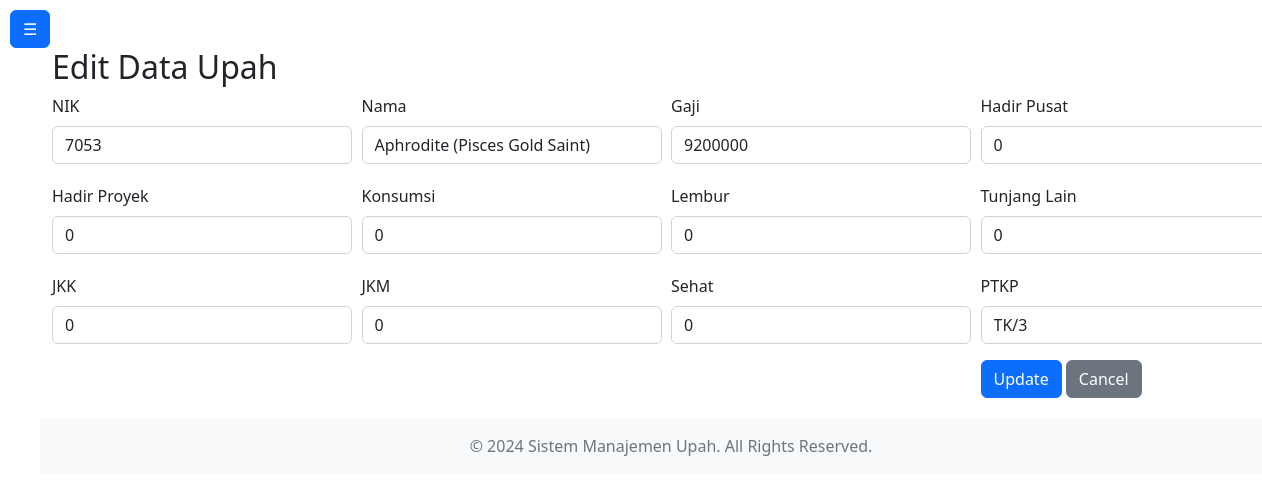
Screenshot of /pph3/pages/edit.php?id=53 with the database file from the repository.
### tables this page shows
CREATE TABLE `upah` (
  `id` int UNSIGNED NOT NULL,
  `nik` varchar(10) NOT NULL,
  `name` varchar(100) NOT NULL,
  `gaji` int UNSIGNED NOT NULL DEFAULT '0',
  `hadir_pusat` int UNSIGNED NOT NULL DEFAULT '0',
  `hadir_proyek` int UNSIGNED NOT NULL DEFAULT '0',
  `konsumsi` int UNSIGNED NOT NULL DEFAULT '0',
  `lembur` int UNSIGNED NOT NULL DEFAULT '0',
  `tunjang_lain` int UNSIGNED NOT NULL DEFAULT '0',
  `jkk` int UNSIGNED NOT NULL DEFAULT '0',
  `jkm` int UNSIGNED NOT NULL DEFAULT '0',
  `sehat` int UNSIGNED NOT NULL DEFAULT '0',
  `ptkp` varchar(5) NOT NULL DEFAULT '-'
);

### pph3/pages/edit.php (the view, shortened to what this page needs)
<?php
$db = new Database();
$conn = $db->getConnection();
$id = $_GET['id'];
try {
    $stmt = $conn->prepare("SELECT * FROM upah WHERE id = :id");
    $stmt->execute([':id' => $id]);
    $record = $stmt->fetch(PDO::FETCH_ASSOC);
} catch (PDOException $e) {
    $error = "Gagal mengambil data: " . $e->getMessage();
}
?>
<!DOCTYPE html>
<html lang="id">
<head>
    <link href="https://cdn.jsdelivr.net/npm/bootstrap@5.2.3/dist/css/bootstrap.min.css" rel="stylesheet">
    <link href="../assets/css/styles.css" rel="stylesheet">
</head>
<body>
<?php include 'sidebar.php'; ?>
<div class="container-fluid all-form">
    <div class="row">
        <div class="container mt-5">
            <h2>Edit Data Upah</h2>
            <form method="POST" action="">
                <div class="form-row">
                    <div class="form-group">
                        <label for="nik" class="form-label">NIK</label>
                        <input type="text" class="form-control" id="nik" name="nik" required maxlength="10"
                               value="<?= htmlspecialchars($record['nik']) ?>">
                    </div>
                    <div class="form-group">
                        <label for="name" class="form-label">Nama</label>
                        <input type="text" class="form-control" id="name" name="name" required maxlength="50"
                               value="<?= htmlspecialchars($record['name']) ?>">
                    </div>
                    <div class="form-group">
                        <label for="gaji" class="form-label">Gaji</label>
                        <input type="text" class="form-control" id="gaji" name="gaji" required min="0"
                               value="<?= htmlspecialchars($record['gaji']) ?>">
                    </div>
                    <div class="form-group">
                        <label for="hadir_pusat" class="form-label">Hadir Pusat</label>
                        <input type="text" class="form-control" id="hadir_pusat" name="hadir_pusat" required min="0"
                               value="<?= htmlspecialchars($record['hadir_pusat']) ?>">
                    </div>
                </div>
                <div class="form-row">
                    <div class="form-group">
                        <label for="hadir_proyek" class="form-label">Hadir Proyek</label>
                        <input type="text" class="form-control" id="hadir_proyek" name="hadir_proyek" required min="0"
                               value="<?= htmlspecialchars($record['hadir_proyek']) ?>">
                    </div>
                    <div class="form-group">
                        <label for="konsumsi" class="form-label">Konsumsi</label>
                        <input type="text" class="form-control" id="konsumsi" name="konsumsi" required min="0"
                               value="<?= htmlspecialchars($record['konsumsi']) ?>">
                    </div>
                    <div class="form-group">
                        <label for="lembur" class="form-label">Lembur</label>
                        <input type="text" class="form-control" id="lembur" name="lembur" required min="0"
                               value="<?= htmlspecialchars($record['lembur']) ?>">
                    </div>
                    <div class="form-group">
                        <label for="tunjang_lain" class="form-label">Tunjang Lain</label>
                        <input type="text" class="form-control" id="tunjang_lain" name="tunjang_lain" required min="0"
                               value="<?= htmlspecialchars($record['tunjang_lain']) ?>">
                    </div>
                </div>
                <div class="form-row">
                    <div class="form-group">
                        <label for="jkk" class="form-label">JKK</label>
                        <input type="text" class="form-control" id="jkk" name="jkk" required min="0"
                               value="<?= htmlspecialchars($record['jkk']) ?>">
                    </div>
                    <div class="form-group">
                        <label for="jkm" class="form-label">JKM</label>
                        <input type="text" class="form-control" id="jkm" name="jkm" required min="0"
                               value="<?= htmlspecialchars($record['jkm']) ?>">
                    </div>
                    <div class="form-group">
                        <label for="sehat" class="form-label">Sehat</label>
                        <input type="text" class="form-control" id="sehat" name="sehat" required min="0"
                               value="<?= htmlspecialchars($record['sehat']) ?>">
                    </div>
                    <div class="form-group">
                        <label for="ptkp" class="form-label">PTKP</label>
                        <select class="form-control select-option" id="ptkp" name="ptkp">
                            <option value="TK/3" <?= $record['ptkp'] == 'TK/3' ? 'selected' : '' ?>>TK/3</option>
                        </select>
                        <button type="submit" class="btn btn-primary mt-3">Update</button>
                        <a href="../index.php" class="btn btn-secondary mt-3">Cancel</a>
                    </div>
                </div>
            </form>
        </div>
        <footer class="footer mt-auto py-3 bg-light">
            <div class="container text-center">
                <span class="text-muted">&copy; <?= date('Y') ?> Sistem Manajemen Upah. All Rights Reserved.</span>
            </div>
        </footer>
</body>
</html>

### pph3/assets/css/styles.css (style rules this page uses)
.all-form { margin-left: 40px; margin-right: 20px; }
input[type="text"] { width: 300px; }
.select-option { width: 300px; }
.form-row { display: flex; justify-content: space-between; margin-bottom: 20px; }
.form-group { width: 45%; }

### rows the page displays
upah: nik "7053", name "Aphrodite (Pisces Gold Saint)", gaji "9200000", hadir_pusat "0", hadir_proyek "0", konsumsi "0", lembur "0", tunjang_lain "0", jkk "0", jkm "0", sehat "0", ptkp "TK/3"
